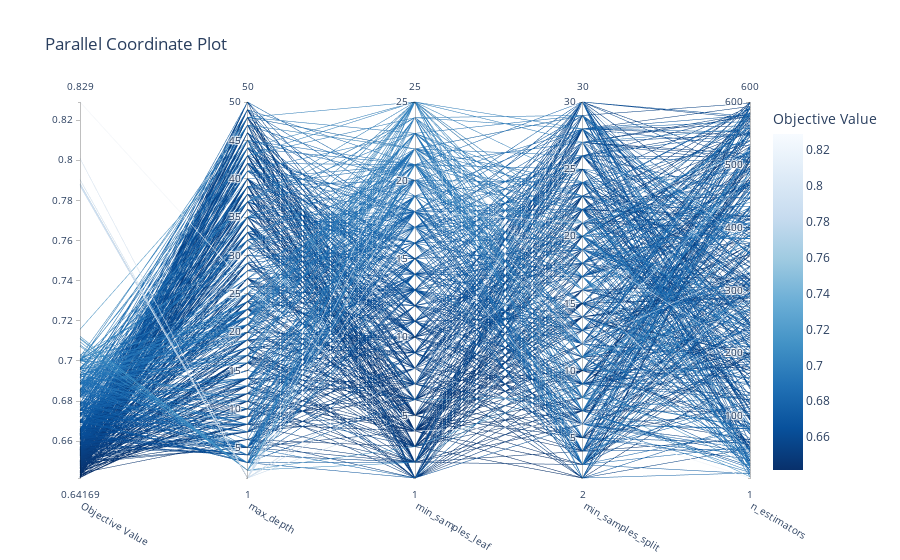

Write notebook code for a chart like this one.
### Code cell
optuna.visualization.plot_parallel_coordinate(study_opt_wss_bc)

### Figure 1 — Plotly figure (JSON) as saved in the notebook; plotly's stock layout.template omitted (floating-point values rounded to 4 significant figures; data arrays with more than 128 entries replaced by an {"elided": "..."} marker saying what was removed)
{"data": [{"dimensions": [{"label": "Objective Value", "range": [0.6417, 0.829], "values": {"elided": "500 float values"}}, {"label": "max_depth", "range": [1, 50], "values": {"elided": "500 int values"}}, {"label": "min_samples_leaf", "range": [1, 25], "values": {"elided": "500 int values"}}, {"label": "min_samples_split", "range": [2, 30], "values": {"elided": "500 int values"}}, {"label": "n_estimators", "range": [1, 600], "values": {"elided": "500 int values"}}], "labelangle": 30, "labelside": "bottom", "line": {"color": {"elided": "500 float values"}, "colorbar": {"title": {"text": "Objective Value"}}, "colorscale": [[0, "rgb(247,251,255)"], [0.125, "rgb(222,235,247)"], [0.25, "rgb(198,219,239)"], [0.375, "rgb(158,202,225)"], [0.5, "rgb(107,174,214)"], [0.625, "rgb(66,146,198)"], [0.75, "rgb(33,113,181)"], [0.875, "rgb(8,81,156)"], [1, "rgb(8,48,107)"]], "reversescale": true, "showscale": true}, "type": "parcoords"}], "layout": {"autosize": true, "title": {"text": "Parallel Coordinate Plot"}}}
